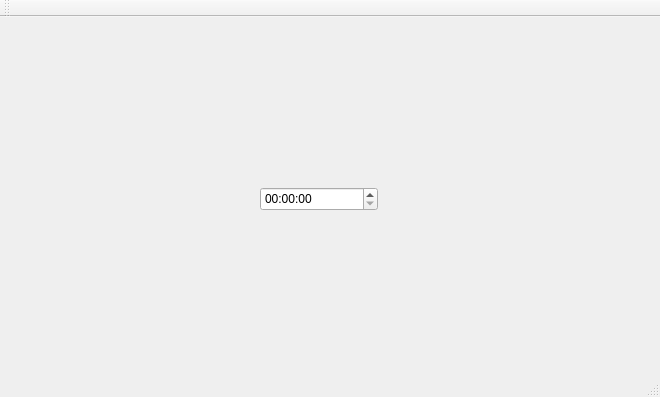
<?xml version="1.0" encoding="UTF-8"?>
<ui version="4.0">
 <class>MainWindow</class>
 <widget class="QMainWindow" name="MainWindow">
  <property name="geometry">
   <rect>
    <x>0</x>
    <y>0</y>
    <width>660</width>
    <height>397</height>
   </rect>
  </property>
  <property name="windowTitle">
   <string>MainWindow</string>
  </property>
  <widget class="QWidget" name="centralWidget">
   <widget class="QTimeEdit" name="timeEdit">
    <property name="geometry">
     <rect>
      <x>260</x>
      <y>170</y>
      <width>118</width>
      <height>24</height>
     </rect>
    </property>
   </widget>
  </widget>
  <widget class="QMenuBar" name="menuBar">
   <property name="geometry">
    <rect>
     <x>0</x>
     <y>0</y>
     <width>660</width>
     <height>20</height>
    </rect>
   </property>
  </widget>
  <widget class="QToolBar" name="mainToolBar">
   <attribute name="toolBarArea">
    <enum>TopToolBarArea</enum>
   </attribute>
   <attribute name="toolBarBreak">
    <bool>false</bool>
   </attribute>
  </widget>
  <widget class="QStatusBar" name="statusBar"/>
 </widget>
 <layoutdefault spacing="6" margin="11"/>
 <resources/>
 <connections/>
</ui>
